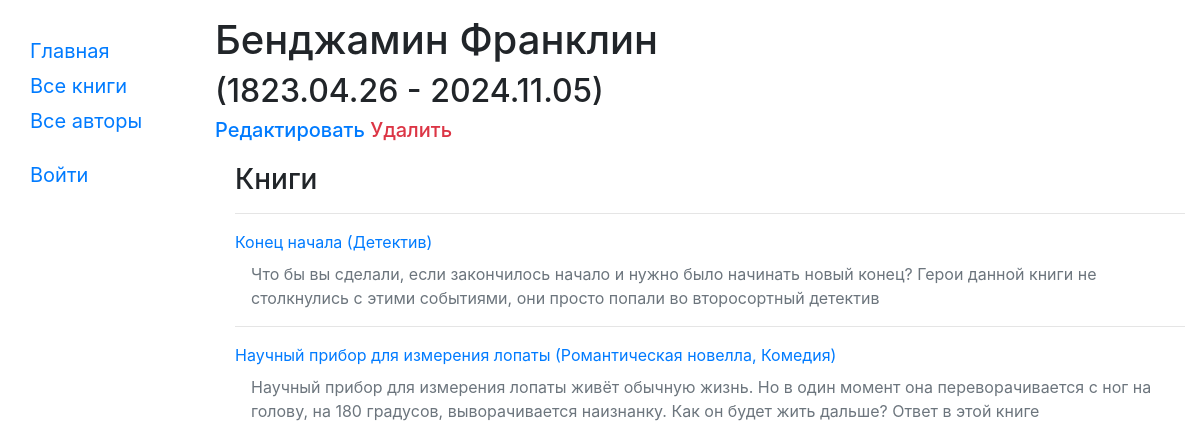
/catalog/author/3, run on the app's committed database.
### catalog/models.py (models this page shows, shortened)
class Author(models.Model):
    first_name = models.CharField(max_length=100)
    last_name = models.CharField(max_length=100)
    date_of_birth = models.DateField(null=True, blank=True)
    date_of_death = models.DateField('Died', null=True, blank=True)
    def __str__(self):
        return f'{self.first_name} {self.last_name}'
    def life_period(self):
        return '.'.join((str(self.date_of_birth)).split('-')) + (' - ' + '.'.join((str(self.date_of_death)).split('-')) if self.date_of_death else '')

class Book(models.Model):
    title = models.CharField(max_length=200)
    author = models.ForeignKey('Author', on_delete=models.SET_NULL, null=True)
    summary = models.TextField(max_length=1000, help_text="Enter a brief description of the book")
    isbn = models.CharField('ISBN',max_length=13, help_text='13 Character <a href="https://www.isbn-international.org/content/what-isbn">ISBN number</a>')
    genre = models.ManyToManyField(Genre, help_text="Select a genre for this book")
    def get_absolute_url(self):
        return reverse('book-detail', args=[str(self.id)])
    def display_genre(self):
        return ', '.join([genre.name for genre in self.genre.all()[:3]])
    display_genre.short_description = 'Genre'

class Genre(models.Model):
    name = models.CharField(max_length=200, help_text="Enter a book genre (e.g. Science Fiction, French Poetry etc.)")

### catalog/views.py (the view)
# urls.py: url(r'^author/(?P<pk>\d+)$', views.AuthorDetailView.as_view(), name='author-detail'),
class AuthorDetailView(generic.DetailView):
    model = Author

### catalog/templates/catalog/author_detail.html
{% extends "base_generic.html" %}
{% block content %}
  <h1>{{ author }}</h1>
  <h2>({{ author.life_period }})</h2>
  <span class="h5"><a href="{% url 'author_update' author.pk %}">Редактировать</a> <a class="text-danger" href="{% url 'author_delete' author.pk %}">Удалить</a></span>
  <div style="margin-left:20px;margin-top:20px">
    <h3>Книги</h3>
    {% if author.book_set.all %}
        {% for book in author.book_set.all %}
        <hr>
        <a href="{{ book.get_absolute_url }}">{{ book.title }} ({{book.display_genre}})</a>
        <p class="mt-2 text-secondary ml-3">{{ book.summary }}</p>
        {% endfor %}
    {% else %}
        <p class="h5 text-secondary mt-3">У этого автора нет книг.</p>
    {% endif %}
  </div>
{% endblock %}

### data on the page
Author: first_name+last_name "Бенджамин Франклин", life_period "1823.04.26 - 2024.11.05"
Book: title "Конец начала", display_genre "Детектив", summary "Что бы вы сделали, если закончилось начало и нужно было начинать новый конец? Герои данной книги не столкнулись с этими событиями, они просто попали во второсортный детектив"
Book: title "Научный прибор для измерения лопаты", display_genre "Романтическая новелла, Комедия", summary "Научный прибор для измерения лопаты живёт обычную жизнь. Но в один момент она переворачивается с ног на голову, на 180 градусов, выворачивается наизнанку. Как он будет жить дальше? Ответ в этой книге"
